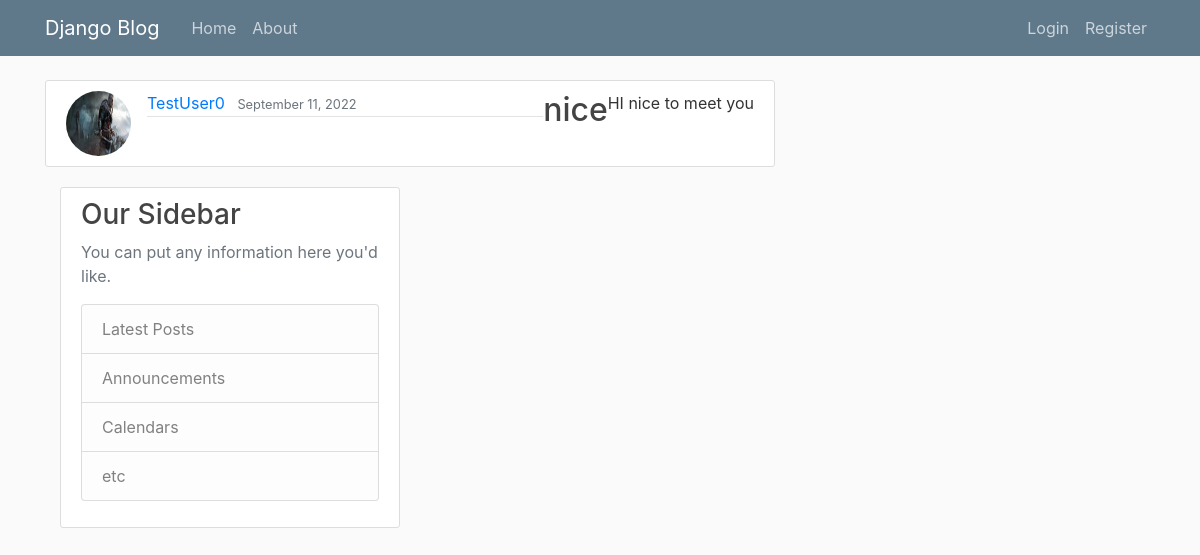
Screenshot of /post/7/ with the database file from the repository.
### blog/models.py (models this page shows, shortened)
class Post(models.Model):
    title = models.CharField(max_length=100)
    content = models.TextField()
    date_posted = models.DateTimeField(default=timezone.now)
    author = models.ForeignKey(User, on_delete=models.CASCADE)

### users/models.py (models this page shows, shortened)
class Profile(models.Model):
    user = models.OneToOneField(User, on_delete=models.CASCADE)
    image = models.ImageField(default='default.jpg', upload_to='profile_pics')

### blog/views.py (the view)
# urls.py: path('post/<int:pk>/', PostDetailView.as_view(), name = 'post-detail'),
class PostDetailView(DetailView):
    model = Post

### blog/templates/blog/post_detail.html (shortened to what this page needs)
{% extends "blog/base.html" %}
{% block content %}
    <article class="media content-section">
    <img class="rounded-circle article-img" src="{{ object.author.profile.image.url}}" alt="">
    <div class="media-body">
        <div class="article-metadata">
        <a class="mr-2" href="#">{{ object.author }}</a>
        <small class="text-muted">{{ object.date_posted|date:"F d, Y"}}</small>
        </div>
    </div>
        <h2 class="article-title">{{ object.title }}</h2>
        <p class="article-content">{{ object.content }}</p>
    </div>
{% endblock content %}

### blog/static/blog/main.css (style rules this page uses)
body { background: #fafafa; color: #333333; margin-top: 5rem; }
h1, h2, h3, h4, h5, h6 { color: #444444; }
.content-section { background: #ffffff; padding: 10px 20px; border: 1px solid #dddddd; border-radius: 3px; margin-bottom: 20px; }
.article-title { color: #444444; }
.article-content { white-space: pre-line; }
.article-img { height: 65px; width: 65px; margin-right: 16px; }
.article-metadata { padding-bottom: 1px; margin-bottom: 4px; border-bottom: 1px solid #e3e3e3 }

### rows the page displays
Post: author.profile.image (picture), author "TestUser0", date_posted "September 11, 2022", title "nice", content "HI nice to meet you"
